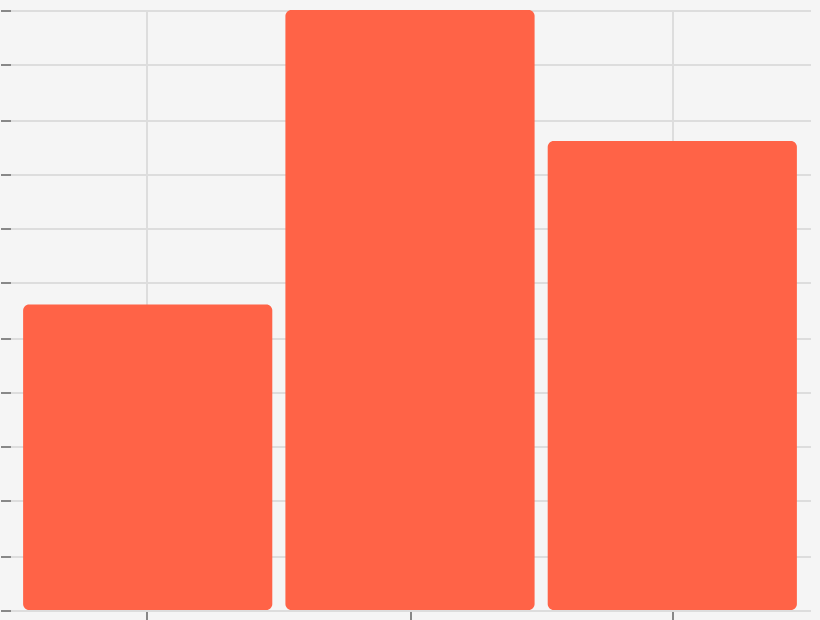

Write the Vega-Lite specification saved for this chart.
### Vega specification from a JSON file in a GitHub repository (floating-point values rounded to 4 significant figures)
{"$schema": "https://vega.github.io/schema/vega/v6.json", "width": 400, "height": 300, "padding": 5, "autosize": "none", "config": {"background": "#f5f5f5", "view": {"stroke": "transparent"}, "axis": {"grid": true, "domain": false, "labels": false}, "style": {"rect": {"fill": "tomato", "cornerRadius": 3}}}, "data": [{"name": "table", "values": [{"a": "A", "b": 28}, {"a": "B", "b": 55}, {"a": "C", "b": 43}]}], "scales": [{"name": "xscale", "type": "band", "domain": {"data": "table", "field": "a"}, "range": "width", "padding": 0.05}, {"name": "yscale", "type": "linear", "domain": {"data": "table", "field": "b"}, "nice": true, "range": "height"}], "axes": [{"orient": "bottom", "scale": "xscale"}, {"orient": "left", "scale": "yscale"}], "marks": [{"type": "rect", "from": {"data": "table"}, "style": ["rect"], "encode": {"update": {"x": {"scale": "xscale", "field": "a"}, "width": {"scale": "xscale", "band": 1}, "y": {"scale": "yscale", "field": "b"}, "y2": {"scale": "yscale", "value": 0}}}}]}
